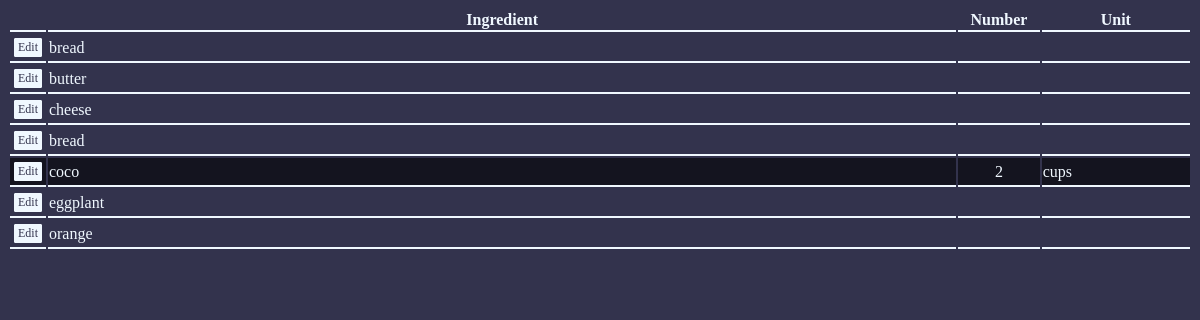
The app's page /tables/ingredients.php?rId=5 with its own data.
### tables this page shows
CREATE TABLE `USER_INGREDIENTS` (
  `User_Id` int(11) NOT NULL,
  `Ingredient` varchar(20) NOT NULL,
  `count` int(11) NOT NULL DEFAULT '0',
  `unit` varchar(15) DEFAULT NULL,
  PRIMARY KEY (`User_Id`,`Ingredient`),
  KEY `IngredientUser_idx` (`Ingredient`),
  CONSTRAINT `IngredientUser` FOREIGN KEY (`Ingredient`) REFERENCES `INGREDIENT` (`Name`) ON DELETE CASCADE ON UPDATE CASCADE,
  CONSTRAINT `UserIDSTD` FOREIGN KEY (`User_Id`) REFERENCES `STD_USER` (`User_Id`) ON DELETE CASCADE ON UPDATE CASCADE
);

CREATE TABLE `RECIPE_CONTAINS` (
  `Recipe_Id` int(11) NOT NULL,
  `Ingredient` varchar(25) NOT NULL,
  `Quantity` float DEFAULT NULL,
  `Unit` varchar(15) DEFAULT NULL,
  PRIMARY KEY (`Recipe_Id`,`Ingredient`),
  KEY `RecipeIngredient_idx` (`Ingredient`),
  CONSTRAINT `RecipeIdContains` FOREIGN KEY (`Recipe_Id`) REFERENCES `RECIPE` (`Recipe_Id`) ON DELETE CASCADE ON UPDATE CASCADE,
  CONSTRAINT `RecipeIngredient` FOREIGN KEY (`Ingredient`) REFERENCES `INGREDIENT` (`Name`) ON DELETE CASCADE ON UPDATE CASCADE
);

### tables/ingredients.php (the view, shortened to what this page needs)
<?php
  function printTogglable($row, $rec, $in, $db) {
    $ingredient = $row['Ingredient'];
    if (!in_array($ingredient,$in)) {
      $style = '';
    } else {
      $style = 'background-color:rgba(0,0,0,0.6)';
    }
    $sqlText = "SELECT * FROM RECIPE_CONTAINS WHERE Recipe_Id = '$rec' AND Ingredient = '$ingredient' ;";
    $iInfo = $db->query($sqlText);
    $irow = $iInfo->fetch_assoc();
    $number = $irow['Quantity'];
    $unit = $irow['Unit'];
    echo "
    <tr style=\"$style\">
      <td><button class=\"smallButton\" onClick=\"location.href = '../edit/ingredient.php?rId=$rec&i=$ingredient'\">Edit</button></td>
      <td onClick=\"toggleInRecipe($rec,'$ingredient')\" style=\"text-align:left;width:80%;\">$ingredient</td>
      <td onClick=\"toggleInRecipe($rec,'$ingredient')\" style=\"text-align:center;width:7%;\">$number</td>
      <td onClick=\"toggleInRecipe($rec,'$ingredient')\" style=\"width:13%;\">$unit</td>
    </tr>";
  }
 ?>
<html>
  <head>
    <link rel="stylesheet" href="../styles/body_styles.css">
    <link rel="stylesheet" href="../styles/table_styles.css">
  </head>
  <body>
    <table>
      <tr>
        <th></th>
        <th>Ingredient</th>
        <th>Number</th>
        <th>Unit</th>
      </tr>
      <?php
        $rId = $_GET['rId'];
        $root = "../";
        include($root . "connection/dbConfig.php");
        $uID = $_SESSION['user_id'];
        if ($rId == NULL) {
          $sqlText = "SELECT * FROM USER_INGREDIENTS WHERE User_Id =" . $uID .";";
        } else {
          $sqlText = "SELECT * FROM USER_INGREDIENTS;";
        }
        $res = $db->query($sqlText);
        $inRecipe = array("");
        if ( !($rId == NULL) ) {
          $sqlInRecipe = "SELECT `RECIPE_CONTAINS`.`Ingredient` FROM `Project_Database`.`RECIPE_CONTAINS`
                          WHERE `Recipe_Id` = '$rId';";
          $inRecipeResult = $db->query($sqlInRecipe);
          if ( $inRecipeResult->num_rows > 0  ){
            while ( $row = $inRecipeResult->fetch_assoc() ) {
              array_push($inRecipe, $row['Ingredient']);
            }
          }
        }
        if ( $res->num_rows > 0 ) {
          while ( $row = $res->fetch_assoc() ) {
            if ( ($rId == NULL) ){
              printRegular($row);
            } else {
              printTogglable($row, $rId, $inRecipe, $db);
            }
          }
        } else {
          echo "<tr><td colspan=\"100%\">None</td></tr>";
        }
      ?>
    </table>
  </body>
</html>

### styles/body_styles.css (style rules this page uses)
html { background-color: #33334D; }
body { background-color: transparent; background-attachment: fixed; background-position: center; background-size: cover; color: #F0F8FF; font-family:avenir; font-size: 16; }

### styles/table_styles.css (style rules this page uses)
table { width: 100%; }
td, th { width: auto; margin: auto; border-bottom-width: 2px; border-bottom-style: solid; border-bottom-color: #F0F8FF; }
.smallButton { -webkit-transition-duration: 0.2s; transition-duration: 0.2s; background-color: #F0F8FF; border: none; color: #33334D; padding: 1px 3px; text-align: center; text-decoration: none; display: inline-block; font-size: 12px; font-family: avenir; border-radius: 1px; margin: 3px 3px; border: 1px solid #F0F8FF; }

### records on screen
user_ingredients: Ingredient "bread"
user_ingredients: Ingredient "butter"
user_ingredients: Ingredient "cheese"
user_ingredients: Ingredient "bread"
user_ingredients: Ingredient "coco", recipe_contains.Quantity "2", recipe_contains.Unit "cups"
user_ingredients: Ingredient "eggplant"
user_ingredients: Ingredient "orange"
